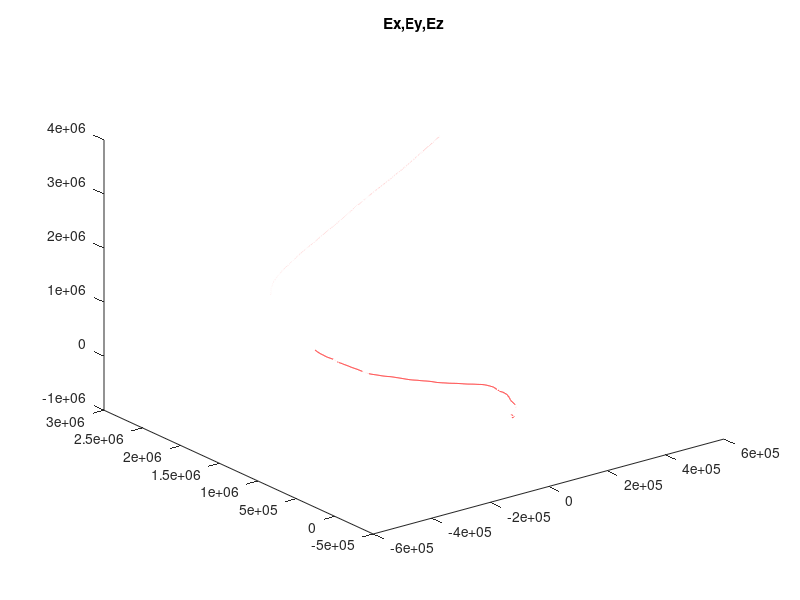

Write MATLAB code to recreate this figure.
%% Project 2
% -------------------------
% CMPE 245 - Spring, 2016
% Chien-Pin Chen
% 05/30/2016
% MATLAB script for Project 2
% --------------------------
clear all;

load data3D.mat;

plot3(xm, ym, zm,'DisplayName','xm,ym,zm');
title('xm,ym,zm');

%T = 0.1;
%c = 1e-16;
g = 9.81;

R = eye(4)*1.225; 
% [12.25 0;
%      0 12.25]; % do we get this ?? or guess by ourself

% ga = [0 0 0 0;
%       0 0 0 0;
%       0 0 0 0;
%       sqrt(T) 0 0 0;
%       0 sqrt(T) 0 0;
%       0 0 sqrt(T) 0;
%       0 0 0 sqrt(T)];
Q = ones(4);

% setting initial x_0, P_0
x0 = xm(45);
y0 = ym(45);
z0 = zm(45);
dx0 = (xm(45)-xm(44))/dtrec(45);
dy0 = (ym(45)-ym(44))/dtrec(45);
dz0 = (zm(45)-zm(44))/dtrec(45);
yaw0 = yawm(45);
Ex0 = [ x0 y0 z0 dx0 dy0 dz0 yaw0]';

P11 = 1.225*1;    % var{x}
P22 = P11;      % var{y}
P33 = P11;      % var{z}
P12 = 0;        % temp set to zero
P13 = 0;        % temp set to zero
P23 = 0;        % temp set to zero
Px0 = eye(length(Ex0)) * P11;
% Px0 = [P11 P12 P13;
%        P12 P22 P23;
%        P13 P23 P33];
Px0(1,4) = 2*P11/(0.0085^2);
Px0(4,1) = Px0(1,4);
Px0(2,5) = 2*P11/(0.0085^2);
Px0(5,2) = Px0(2,5);
Px0(3,6) = 2*P11/(0.0085^2);
Px0(6,3) = Px0(3,6);

% array to storge E{x_k} and P_k after update 
Ex_k = zeros(length(Ex0), length(xm)+1);
P_k = zeros(length(Ex0), length(Ex0), length(xm)+1);

% Use Extend Kalman Filter (EKF)
Ex_k(:,45) = Ex0;
P_k(:,:,45) = Px0;

% start from 45
for k = 45 : length(zm)
    % Prediction
    % discrete method
    
%     pit = Ex_k(4, k);
%     rol = Ex_k(5, k);
%     yaw = Ex_k(6, k);

    x4 = Ex_k(4, k);     
    x5 = Ex_k(5, k);
    x6 = Ex_k(6, k);
    rol = roll(k);
    pit = pitch(k);
    yaw = yawm(k);
    dt = dtrec(k);
    
    s = (255/6000) * thrust(k);
    c0 = 1;
    c = (0.000409*s^2+0.1405*s-0.099)/c0;
    
    f = [x4; x5; x6;
         c*g*( sin(yaw)*sin(rol) + cos(yaw)*cos(rol)*sin(pit) );
         c*g*( sin(yaw)*cos(rol)*sin(pit) -cos(yaw)*sin(rol) );
         c*g*cos(rol)*cos(pit) - g;
         0]*dt; 
% [c*g*( sin(yaw)*sin(rol) + cos(yaw)*cos(rol)*sin(pit) );
%  c*g*( -1*cos(yaw)*sin(rol) + sin(yaw)*cos(rol)*sin(pit) );
%  c*g*cos(rol)*cos(pit) - g;
%  0;
%  0;
%  0];
    
    phi = [0 0 0 dt 0 0 0;
           0 0 0 0 dt 0 0;
           0 0 0 0 0 dt 0;
           0 0 0 0 0 0 0;
           0 0 0 0 0 0 0;
           0 0 0 0 0 0 0;
           0 0 0 0 0 0 1];
    
% [0, 0, 0, c*g*cos(pit)*cos(rol)*cos(yaw),  c*g*(cos(rol)*sin(yaw) - cos(yaw)*sin(pit)*sin(rol)), c*g*(cos(yaw)*sin(rol) - cos(rol)*sin(pit)*sin(yaw)) ;
% 0, 0, 0, c*g*cos(pit)*cos(rol)*sin(yaw),  c*g*(-cos(rol)*cos(yaw) + sin(pit)*sin(rol)*sin(yaw)), c*g*(sin(rol)*sin(yaw) + cos(rol)*cos(yaw)*sin(pit)) ;
% 0, 0, 0,     -c*g*cos(rol)*sin(pit),                     -c*g*cos(pit)*sin(rol),                                          0 ;
% 0, 0, 0, 1, 0, 0;
% 0, 0, 0, 0, 1, 0;
% 0, 0, 0, 0, 0, 1];
    ga = [0 0 0 0;
          0 0 0 0;
          0 0 0 0;
          sqrt(dt) 0 0 0;
          0 sqrt(dt) 0 0;
          0 0 sqrt(dt) 0;
          0 0 0 sqrt(dt)];
    
    Ex_k(:, k+1) = Ex_k(:, k)+f;
    P_k(:,:,k+1) = phi*P_k(:,:,k)*phi'+ ga*Q*ga';
    
    % Observation
    H = [ 1, 0, 0, 0, 0, 0, 0;
          0, 1, 0, 0, 0, 0, 0;
          0, 0, 1, 0, 0, 0, 0;
          0, 0, 0, 0, 0, 0, 1];
    x_k1 = [Ex_k(1,k+1) Ex_k(2,k+1) Ex_k(3,k+1) 0 0 0 Ex_k(7,k+1)]';
    z_k1 = [xm(k) ym(k) zm(k) yawm(k)]';
    
    %update K and P(+)
    K = P_k(:,:,k+1) * H'* inv(H*P_k(:,:,k+1)*H'+R);
    P_k(:,:,k+1) = (eye(length(Ex0)) - K*H)*P_k(:,:,k+1);
    Ex_k(:,k+1) = Ex_k(:,k+1) + K*(z_k1 - H*x_k1);
    
end

%figure;
hold on;
plot3(Ex_k(1,:), Ex_k(2,:), Ex_k(3,:),'r','DisplayName','Ex,Ey,Ez');
title('Ex,Ey,Ez');
% f = [c*g*( sin(yaw)*sin(rol) + cos(yaw)*cos(rol)*sin(pit) );
%      c*g*( -1*cos(yaw)*sin(rol) + sin(yaw)*cos(rol)*sin(pit) );
%      c*g*cos(rol)*cos(pit) - g;
%      0;
%      0;
%      0];
% 
% phi = [0, 0, 0, c*g*cos(pit)*cos(rol)*cos(yaw),  c*g*(cos(rol)*sin(yaw) - cos(yaw)*sin(pit)*sin(rol)), c*g*(cos(yaw)*sin(rol) - cos(rol)*sin(pit)*sin(yaw)) ;
%        0, 0, 0, c*g*cos(pit)*cos(rol)*sin(yaw),  c*g*(-cos(rol)*cos(yaw) + sin(pit)*sin(rol)*sin(yaw)), c*g*(sin(rol)*sin(yaw) + cos(rol)*cos(yaw)*sin(pit)) ;
%        0, 0, 0,     -c*g*cos(rol)*sin(pit),                     -c*g*cos(pit)*sin(rol),                                          0 ;
%        0, 0, 0, 1, 0, 0;
%        0, 0, 0, 0, 1, 0;
%        0, 0, 0, 0, 0, 1];
%  
%  
% H = [ 1, 0, 0, 0, 0, 0;
%       0, 1, 0, 0, 0, 0;
%       0, 0, 1, 0, 0, 0;
%       0, 0, 0, 0, 0, 1];
   
